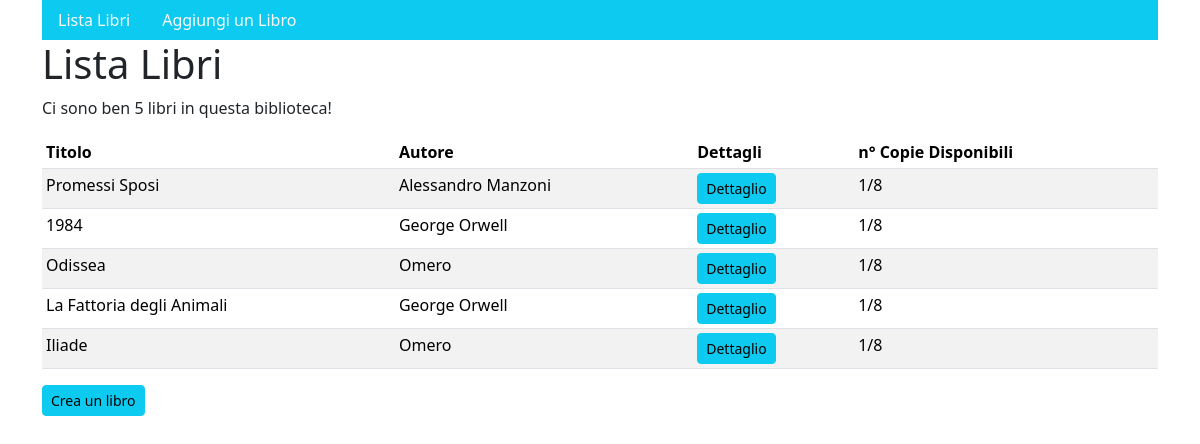
Before: /gestione/ with the older database file.
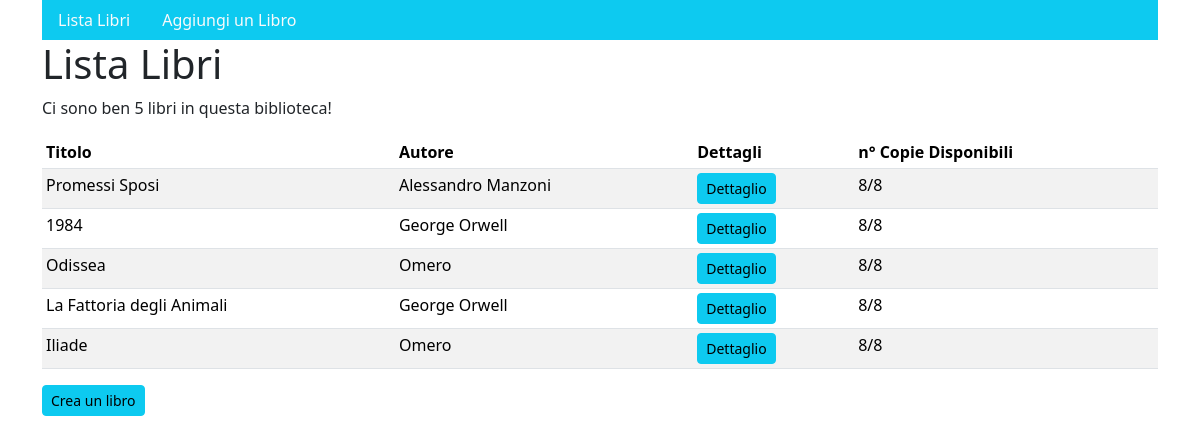
After: the same page with the newer database file.
### gestione/models.py (models this page shows, shortened)
class Libro(models.Model):
    titolo = models.CharField(max_length=200)
    autore = models.CharField(max_length=50)
    pagine = models.IntegerField(default=100)
    class Meta:
        verbose_name_plural = 'Libri'
    def get_availables(self):
        return self.copie.filter(data_prestito__isnull=True).count()

### gestione/views.py (the view)
# urls.py: path('', lista_libri, name="lista"),
def lista_libri(request):
    template_name = "gestione/listalibri.html"
    ctx = { "title": "Lista Libri",
            "listalibri": Libro.objects.all(),
            "request": request
            }
    return render(request, template_name, ctx)

### templates/gestione/listalibri.html (shortened to what this page needs)
{% extends 'base/base.html' %}
{% block content %}
    <h1> {{ title }} </h1>
    {% if listalibri.count > 0 %}
        <p> Ci sono ben {{listalibri.count}} libri in questa biblioteca! </p>
        <table class="table table-striped table-sm">
            <thead>
                <tr>
                  <th scope="col">Titolo</th>
                  <th scope="col">Autore</th>
                  <th scope="col">Dettagli</th>
                    <th scope="col"> n° Copie Disponibili</th>
                </tr>
            </thead>
            <tbody>
                {% for l in listalibri %}
                    <tr>
                        <td>{{ l.titolo }}</td>
                        <td>{{ l.autore }}</td>
                            <td><a class="btn btn-sm btn-info" href="{% url 'dettaglio' l.id %}">Dettaglio </a>
                        <td>{{ l.get_availables }}/{{ l.copie.all.count }}</td>
                    </tr>
                {% endfor %}
            </tbody>
        </table>
    {% else %}
        <p>Non ci sono libri!</p>
    {% endif %}
    <a class="btn btn-sm btn-info" href="{% url 'crea_libro' %}">Crea un libro</a>
{% endblock %}

### templates/base/base.html (shortened to what this page needs)
<!DOCTYPE html>
<html lang="en">
<head>
    {% load bootstrap5 %}
    {% bootstrap_css %}
</head>
<body>
<div class="container">
  <ul class="nav bg-info">
    <li class="nav-item">
      <a class="nav-link link-light" href="{% url 'lista' %}">Lista Libri</a>
    </li>
    <li class="nav-item">
      <a class="nav-link link-light" href="{% url 'crea_libro' %}">Aggiungi un Libro</a>
    </li>
  </ul>
{% block content %}
{% endblock %}
</div>
</body>
</html>

Changed rows visible on the page:
changed Libro "Promessi Sposi": get_availables "1" → "8"
computed for Libro (number 2 of 5 on the later page): get_availables "1" → "8"
computed for Libro "Odissea": get_availables "1" → "8"
computed for Libro "La Fattoria degli Animali": get_availables "1" → "8"
computed for Libro "Iliade": get_availables "1" → "8"
